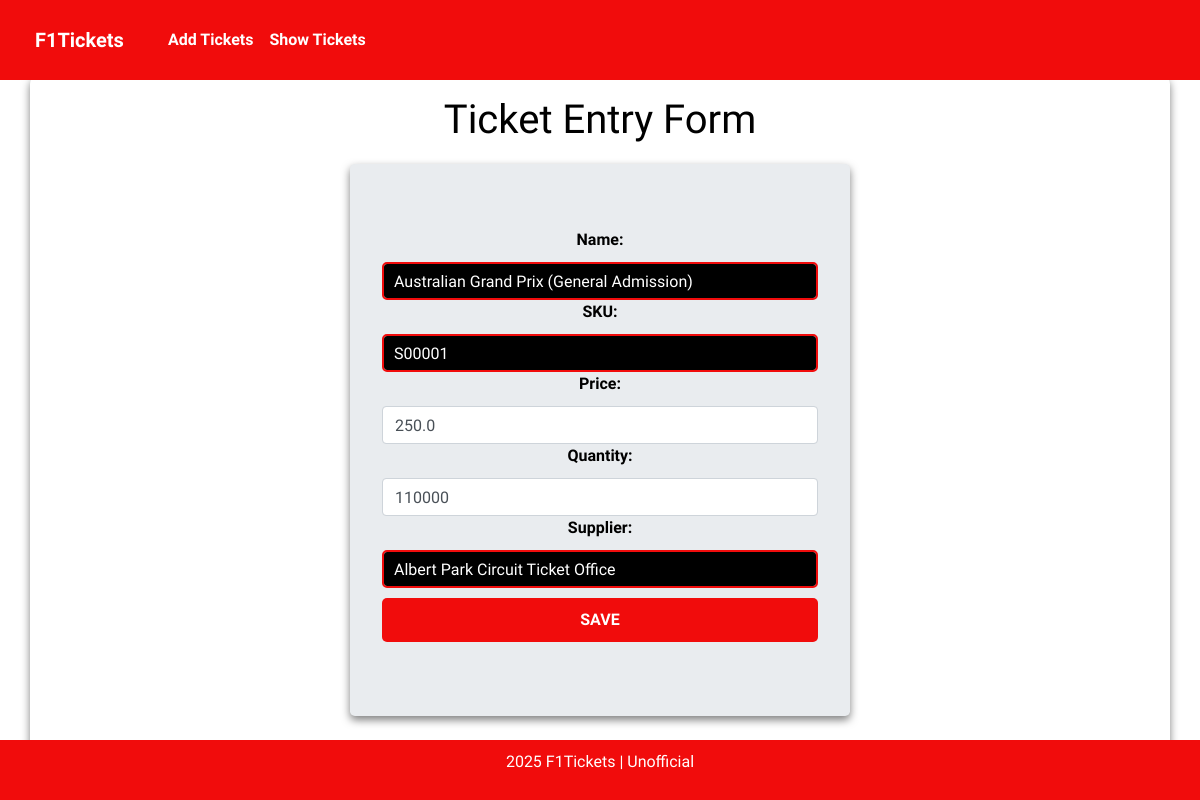
The app's page /update/1/ with its own data.
### f1ticketsapp/models.py (models this page shows, shortened)
class Product(models.Model):
    product_id = models.AutoField(primary_key=True)
    name = models.CharField(max_length=100)
    sku = models.CharField(max_length=50, unique = True)
    price = models.FloatField()
    quantity = models.IntegerField()
    supplier = models.CharField(max_length=100)

### f1ticketsapp/views.py (the view)
# urls.py: path('update/<int:product_id>/', views.product_update_view, name="product_update"),
def product_update_view(request, product_id):
    product = Product.objects.get(product_id=product_id)
    form = ProductForm(instance=product)
    if request.method == "POST":
        form = ProductForm(request.POST,instance=product)
        if form.is_valid():
            form.save()
            return redirect('product_list')
    return render(request, 'invApp/product_form.html', {'form':form})

### f1ticketsapp/inventoryform.py
class ProductForm(forms.ModelForm):
    class Meta:
        model = Product
        fields = '__all__'
        labels = {
            'product_id': 'Product_ID',
            'name': 'Name',
            'sku': 'SKU',
            'price': 'Price',
            'quantity': 'Quantity',
            'supplier': 'Supplier',
        }
        widgets = {
            'product_id':forms.NumberInput(
                attrs={'placeholder':'e.g 1', 'class':'form-control'}),
            'name':forms.TextInput(
                attrs={'placeholder':'e.g Australian Grand Prix (General Admission)', 'class':'form-control'}),
            'sku':forms.TextInput(
                attrs={'placeholder':'e.g S00001', 'class':'form-control'}),
            'price':forms.NumberInput(
                attrs={'placeholder':'e.g 200.00', 'class':'form-control'}),
            'quantity':forms.NumberInput(
                attrs={'placeholder':'e.g 110,000', 'class':'form-control'}),
            'supplier':forms.TextInput(
                attrs={'placeholder':'e.g Albert Park Circuit Ticket Office', 'class':'form-control'}),
        }

### f1ticketsapp/templates/invApp/product_form.html (shortened to what this page needs)
{% extends "invApp/layout.html" %}
{% block content %}
<h1 class="text-center">Ticket Entry Form</h1>
<form method="POST" class="jumbotron">
    {{form}}
    <button class="btn red-btn btn-success btn-block" type="submit">Save</button>
</form>
{% endblock %}

### f1ticketsapp/static/css/styles.css (style rules this page uses)
body { font-family: 'Roboto Condensed', sans-serif; }
h1, h2 { text-align: center; }
form { padding: 20px; border-radius: 8px; box-shadow: 0 4px 8px rgba(0, 0, 0, 0.5); margin-top: 20px; width: 500px; margin-left: auto; margin-right: auto; display: flex; flex-direction: column; justify-content: flex-start; }
input, textarea { width: 100%; padding: 10px; margin-top: 10px; border-radius: 5px; font-size: 16px; line-height: 1.5; box-sizing: border-box; display: block; }
button, .indexbtn { border: none; padding: 10px 20px; font-size: 16px; cursor: pointer; transition: 0.3s; border-radius: 5px; text-transform: uppercase; margin: 10px 0; }
.red-btn { background-color: #f10c0c; color: white; border: none; padding: 10px 20px; text-transform: uppercase; font-weight: bold; border-radius: 5px; transition: 0.3s; text-decoration: none; }
input[type="text"], input[type="password"] { width: 100%; padding: 10px; border: 2px solid #f10c0c; border-radius: 5px; background-color: black; color: white; }
form label { display: block; margin-bottom: 5px; font-weight: bold; }
input[type="text"], input[type="password"], input[type="email"] { width: 100%; padding: 10px; border: 2px solid #f10c0c; border-radius: 5px; background-color: black; color: white; }
button[type="submit"] { width: 100%; }

### f1ticketsapp/templates/invApp/layout.html (style rules this page uses)
body { padding-top: 56px; background-color: #ffffff; color: #000000; }

### records on screen
Product: name "Australian Grand Prix (General Admission)", sku "S00001", price "250.0", quantity "110000", supplier "Albert Park Circuit Ticket Office"
